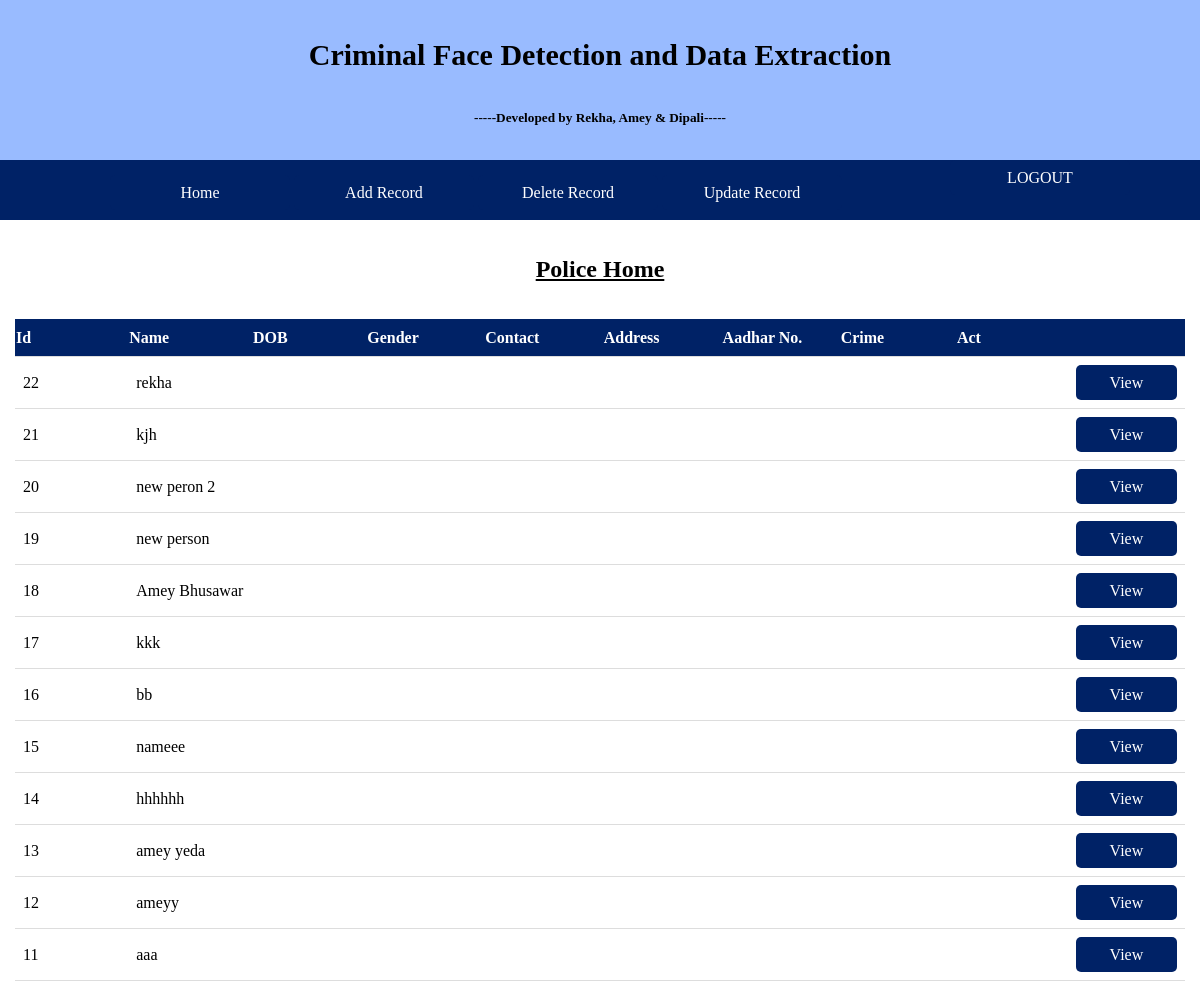
Page /police_home on the earlier database version.
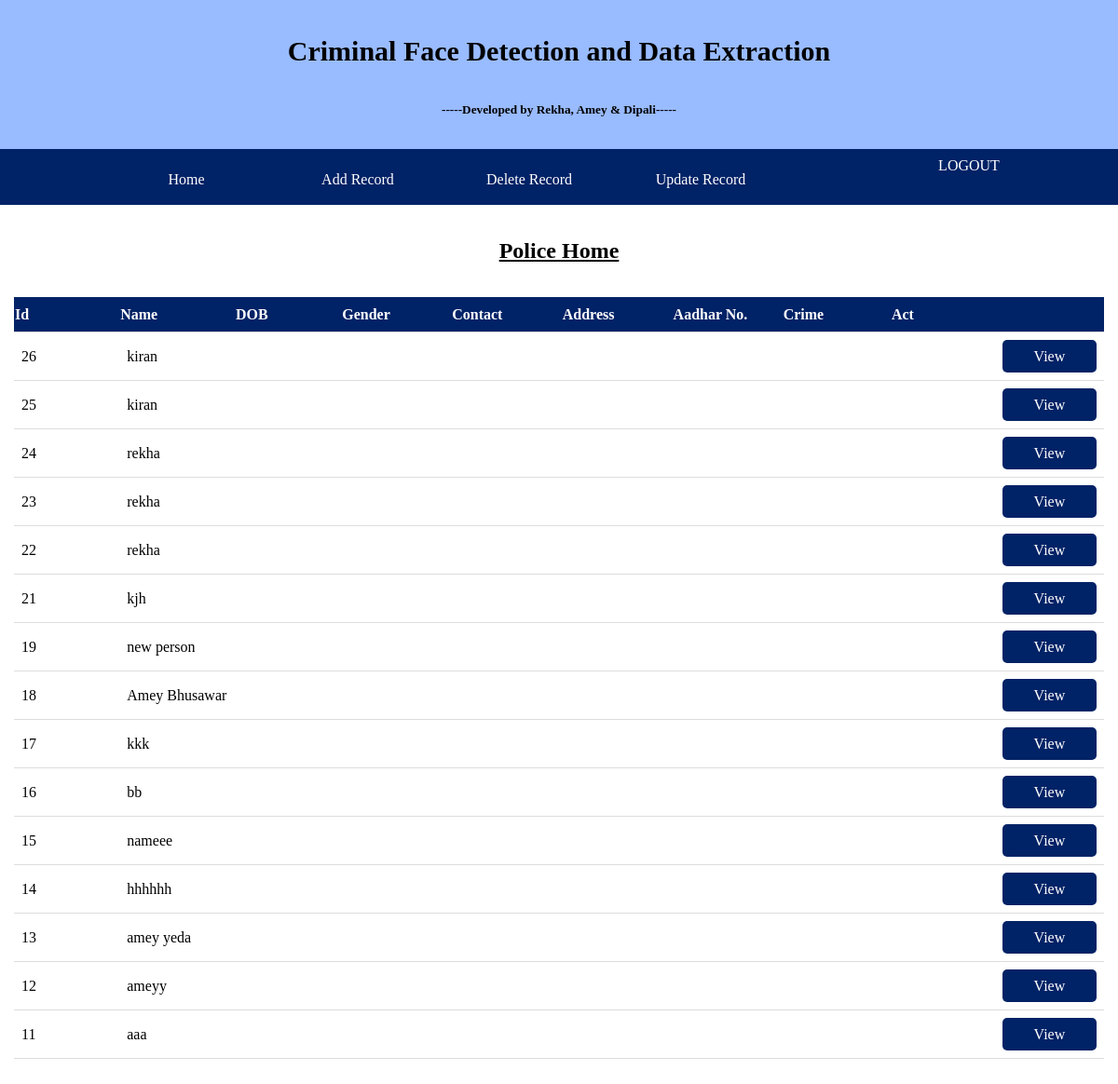
Same page on the later database version.
### tables this page shows
CREATE TABLE `users` (
	`id`	INTEGER NOT NULL PRIMARY KEY AUTOINCREMENT UNIQUE,
	`name`	TEXT NOT NULL,
	`created`	INTEGER
);

### app.py (the view)
@app.route('/police_home')
def police_home():
    con = sqlite3.connect("database.db")
    con.row_factory = sqlite3.Row
    cur = con.cursor()
    cur.execute("select * from users ORDER BY id DESC")
    rows = cur.fetchall();
    return render_template("police_home.html", rows=rows)

### templates/police_home.html (shortened to what this page needs)
{% extends 'layout_police.html' %}
{% block content %}
<br><br>
    <h2>Police Home</h2>
    <br><br>
     <table>
         <thead>
            <th>Id</th>
            <th>Name</th>
            <th>DOB</th>
            <th>Gender</th>
            <th>Contact</th>
            <th>Address</th>
            <th>Aadhar No.</th>
            <th>Crime</th>
            <th>Act</th>
            <th></th>
         </thead>
         {% for row in rows %}
            <tr>
               <td>{{row["id"]}}</td>
               <td>{{row["name"]}}</td>
               <td> {{ row["dob"]}}</td>
               <td>{{row['gender']}}</td>
                <td>{{row["contact"]}}</td>
               <td>{{row["address"]}}</td>
               <td> {{ row["aadhar"]}}</td>
               <td>{{row['crime']}}</td>
                <td>{{row["act"]}}</td>
                <td><a href="/view/{{ row['id'] }}">View</a></td>
            </tr>
         {% endfor %}
      </table>
    <br><br><br><br>
{% endblock %}

Differences in the rows shown:
removed users: id "20", name "new peron 2"
added users: id "26", name "kiran"
added users: id "25", name "kiran"
added users: id "24", name "rekha"
added users: id "23", name "rekha"
